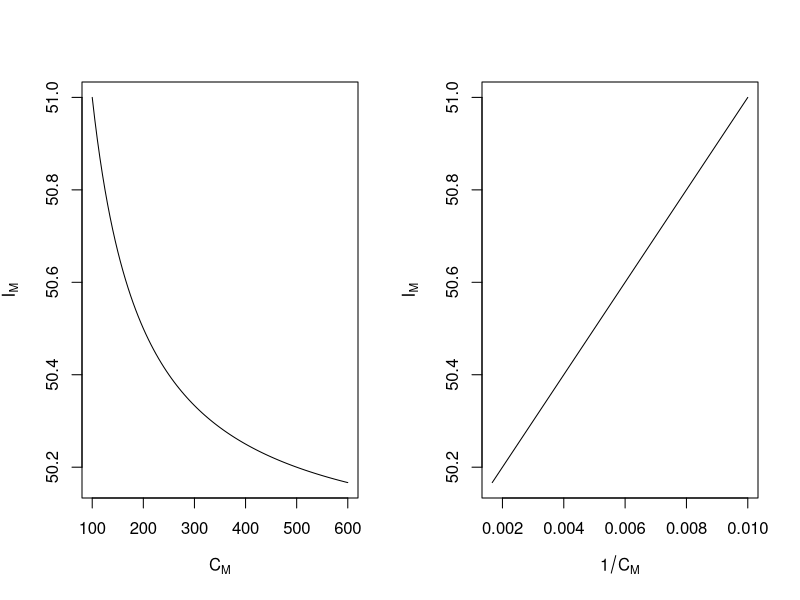

Recreate this plot in R.
a<-100
b<-50
xmin<-100
xmax<-600

windows(width=10,height=6)
par(mfrow=c(1,2))
curve(a/x+b,xlab=expression(C[M]),ylab=expression(I[M]),from=xmin,to=xmax)
curve(a*x+b,xlab=expression(1/C[M]),ylab=expression(I[M]),from=1/xmax,to=1/xmin)
